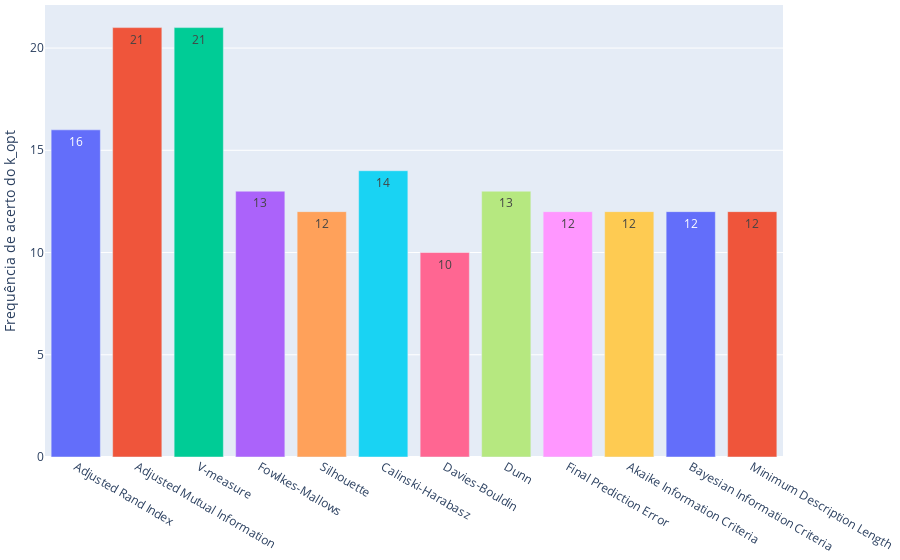
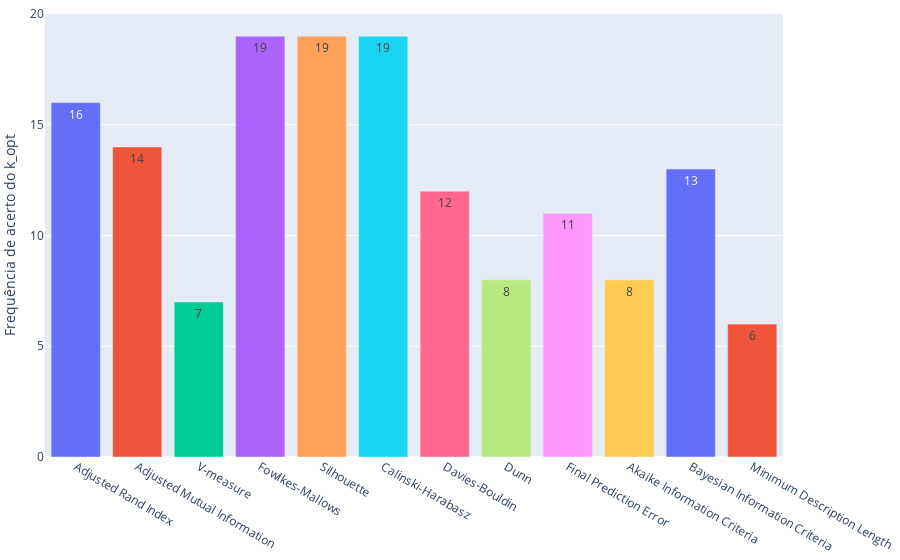
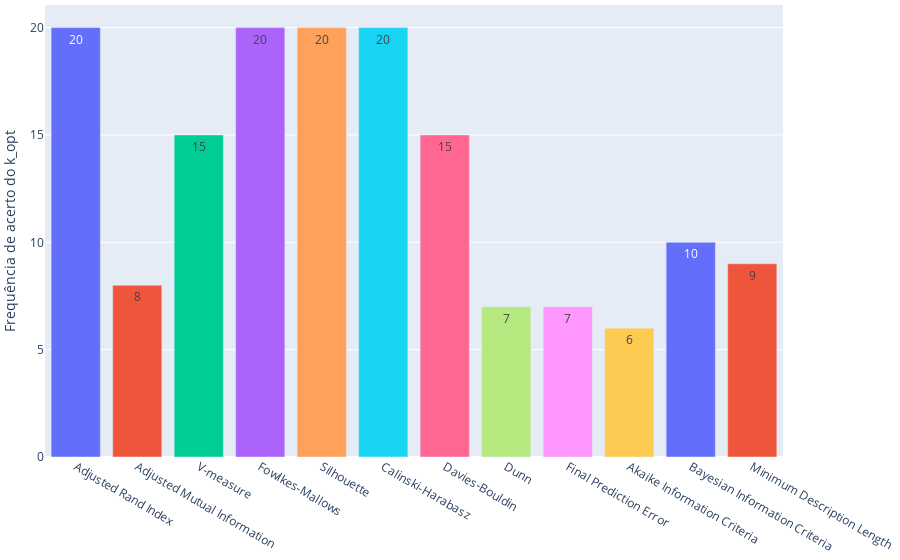
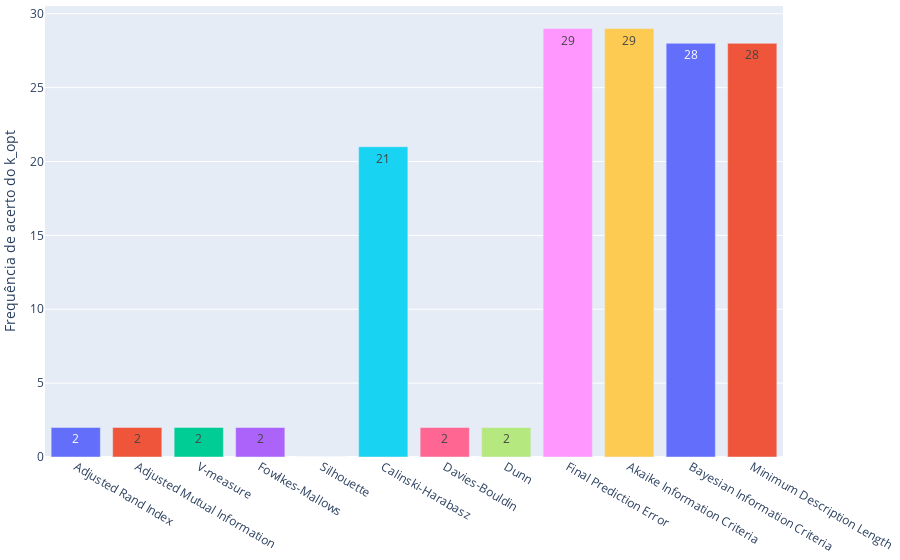

Source (notebook cell) for these figures, in order:
### Markdown cell above
#### 1. Local clustering analysis

### Code cell
ResultProcessor.process_results_in_multiple_datasets(ds_names, _dataframes_dict, ResultProcessor.local_cluster_analysis)

### Figure 1 — Plotly figure (JSON) as saved in the notebook; plotly's stock layout.template omitted (floating-point values rounded to 4 significant figures)
{"data": [{"text": "16", "textposition": "auto", "type": "bar", "x": ["Adjusted Rand Index"], "y": [16]}, {"text": "21", "textposition": "auto", "type": "bar", "x": ["Adjusted Mutual Information"], "y": [21]}, {"text": "21", "textposition": "auto", "type": "bar", "x": ["V-measure"], "y": [21]}, {"text": "13", "textposition": "auto", "type": "bar", "x": ["Fowlkes-Mallows"], "y": [13]}, {"text": "12", "textposition": "auto", "type": "bar", "x": ["Silhouette"], "y": [12]}, {"text": "14", "textposition": "auto", "type": "bar", "x": ["Calinski-Harabasz"], "y": [14]}, {"text": "10", "textposition": "auto", "type": "bar", "x": ["Davies-Bouldin"], "y": [10]}, {"text": "13", "textposition": "auto", "type": "bar", "x": ["Dunn"], "y": [13]}, {"text": "12", "textposition": "auto", "type": "bar", "x": ["Final Prediction Error"], "y": [12]}, {"text": "12", "textposition": "auto", "type": "bar", "x": ["Akaike Information Criteria"], "y": [12]}, {"text": "12", "textposition": "auto", "type": "bar", "x": ["Bayesian Information Criteria"], "y": [12]}, {"text": "12", "textposition": "auto", "type": "bar", "x": ["Minimum Description Length"], "y": [12]}], "layout": {"margin": {"b": 20, "l": 20, "r": 5, "t": 5}, "showlegend": false, "yaxis": {"title": {"text": "Frequência de acerto do k_opt"}}}}

### Figure 2 — Plotly figure (JSON) as saved in the notebook; plotly's stock layout.template omitted (floating-point values rounded to 4 significant figures)
{"data": [{"text": "16", "textposition": "auto", "type": "bar", "x": ["Adjusted Rand Index"], "y": [16]}, {"text": "14", "textposition": "auto", "type": "bar", "x": ["Adjusted Mutual Information"], "y": [14]}, {"text": "7", "textposition": "auto", "type": "bar", "x": ["V-measure"], "y": [7]}, {"text": "19", "textposition": "auto", "type": "bar", "x": ["Fowlkes-Mallows"], "y": [19]}, {"text": "19", "textposition": "auto", "type": "bar", "x": ["Silhouette"], "y": [19]}, {"text": "19", "textposition": "auto", "type": "bar", "x": ["Calinski-Harabasz"], "y": [19]}, {"text": "12", "textposition": "auto", "type": "bar", "x": ["Davies-Bouldin"], "y": [12]}, {"text": "8", "textposition": "auto", "type": "bar", "x": ["Dunn"], "y": [8]}, {"text": "11", "textposition": "auto", "type": "bar", "x": ["Final Prediction Error"], "y": [11]}, {"text": "8", "textposition": "auto", "type": "bar", "x": ["Akaike Information Criteria"], "y": [8]}, {"text": "13", "textposition": "auto", "type": "bar", "x": ["Bayesian Information Criteria"], "y": [13]}, {"text": "6", "textposition": "auto", "type": "bar", "x": ["Minimum Description Length"], "y": [6]}], "layout": {"margin": {"b": 20, "l": 20, "r": 5, "t": 5}, "showlegend": false, "yaxis": {"title": {"text": "Frequência de acerto do k_opt"}}}}

### Figure 3 — Plotly figure (JSON) as saved in the notebook; plotly's stock layout.template omitted (floating-point values rounded to 4 significant figures)
{"data": [{"text": "20", "textposition": "auto", "type": "bar", "x": ["Adjusted Rand Index"], "y": [20]}, {"text": "8", "textposition": "auto", "type": "bar", "x": ["Adjusted Mutual Information"], "y": [8]}, {"text": "15", "textposition": "auto", "type": "bar", "x": ["V-measure"], "y": [15]}, {"text": "20", "textposition": "auto", "type": "bar", "x": ["Fowlkes-Mallows"], "y": [20]}, {"text": "20", "textposition": "auto", "type": "bar", "x": ["Silhouette"], "y": [20]}, {"text": "20", "textposition": "auto", "type": "bar", "x": ["Calinski-Harabasz"], "y": [20]}, {"text": "15", "textposition": "auto", "type": "bar", "x": ["Davies-Bouldin"], "y": [15]}, {"text": "7", "textposition": "auto", "type": "bar", "x": ["Dunn"], "y": [7]}, {"text": "7", "textposition": "auto", "type": "bar", "x": ["Final Prediction Error"], "y": [7]}, {"text": "6", "textposition": "auto", "type": "bar", "x": ["Akaike Information Criteria"], "y": [6]}, {"text": "10", "textposition": "auto", "type": "bar", "x": ["Bayesian Information Criteria"], "y": [10]}, {"text": "9", "textposition": "auto", "type": "bar", "x": ["Minimum Description Length"], "y": [9]}], "layout": {"margin": {"b": 20, "l": 20, "r": 5, "t": 5}, "showlegend": false, "yaxis": {"title": {"text": "Frequência de acerto do k_opt"}}}}

### Figure 4 — Plotly figure (JSON) as saved in the notebook; plotly's stock layout.template omitted (floating-point values rounded to 4 significant figures)
{"data": [{"text": "2", "textposition": "auto", "type": "bar", "x": ["Adjusted Rand Index"], "y": [2]}, {"text": "2", "textposition": "auto", "type": "bar", "x": ["Adjusted Mutual Information"], "y": [2]}, {"text": "2", "textposition": "auto", "type": "bar", "x": ["V-measure"], "y": [2]}, {"text": "2", "textposition": "auto", "type": "bar", "x": ["Fowlkes-Mallows"], "y": [2]}, {"text": "0", "textposition": "auto", "type": "bar", "x": ["Silhouette"], "y": [0]}, {"text": "21", "textposition": "auto", "type": "bar", "x": ["Calinski-Harabasz"], "y": [21]}, {"text": "2", "textposition": "auto", "type": "bar", "x": ["Davies-Bouldin"], "y": [2]}, {"text": "2", "textposition": "auto", "type": "bar", "x": ["Dunn"], "y": [2]}, {"text": "29", "textposition": "auto", "type": "bar", "x": ["Final Prediction Error"], "y": [29]}, {"text": "29", "textposition": "auto", "type": "bar", "x": ["Akaike Information Criteria"], "y": [29]}, {"text": "28", "textposition": "auto", "type": "bar", "x": ["Bayesian Information Criteria"], "y": [28]}, {"text": "28", "textposition": "auto", "type": "bar", "x": ["Minimum Description Length"], "y": [28]}], "layout": {"margin": {"b": 20, "l": 20, "r": 5, "t": 5}, "showlegend": false, "yaxis": {"title": {"text": "Frequência de acerto do k_opt"}}}}
